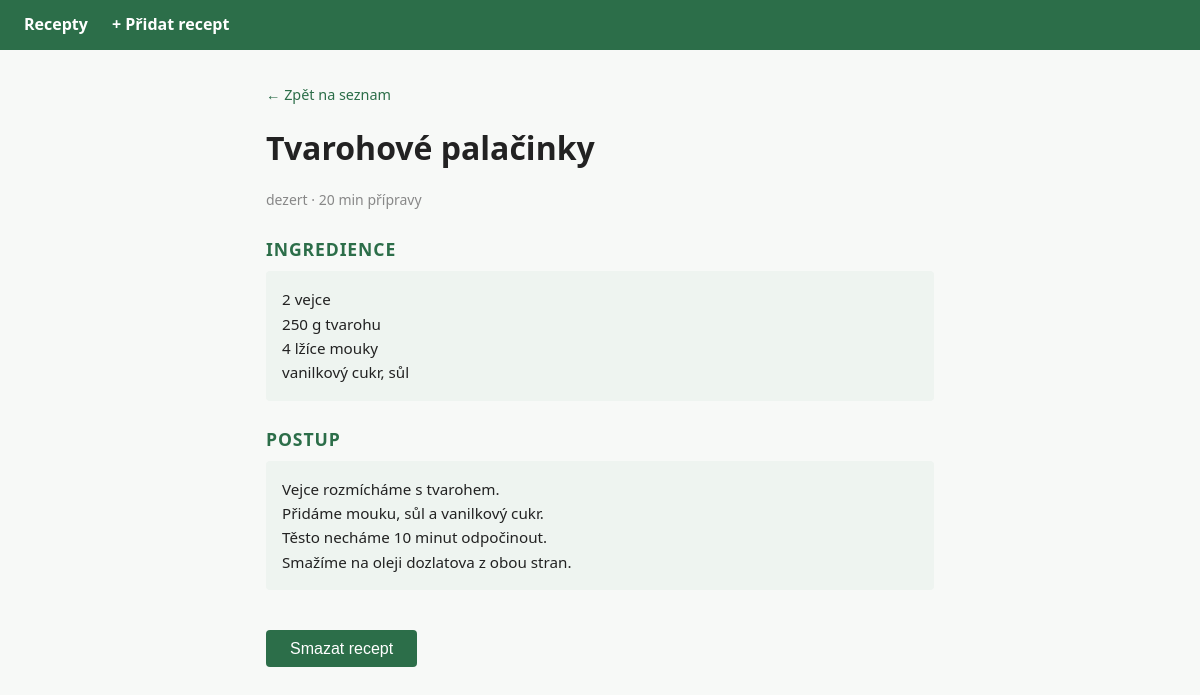
Screenshot of /detail.php?id=3 with the database file from the repository.
### tables this page shows
CREATE TABLE recepty (
        id          INTEGER PRIMARY KEY AUTOINCREMENT,
        nazev       TEXT    NOT NULL,
        kategorie   TEXT    NOT NULL,
        ingredience TEXT    NOT NULL,
        postup      TEXT    NOT NULL,
        cas         INTEGER NOT NULL
    );

### detail.php (the view, shortened to what this page needs)
<?php
$id = (int)($_GET['id'] ?? 0);
$db = getDb();
$stmt = $db->prepare("SELECT * FROM recepty WHERE id = ?");
$stmt->execute([$id]);
$r = $stmt->fetch();
?>
<!DOCTYPE html>
<html lang="cs">
<head>
    <link rel="stylesheet" href="style.css">
</head>
<body>
<nav>
    <a href="index.php">Recepty</a>
    <a href="pridat.php">+ Přidat recept</a>
</nav>
<main>
    <a href="index.php" class="zpet">← Zpět na seznam</a>
    <h1><?= htmlspecialchars($r['nazev']) ?></h1>
    <p class="meta"><?= htmlspecialchars($r['kategorie']) ?> · <?= $r['cas'] ?> min přípravy</p>
    <h2>Ingredience</h2>
    <pre><?= htmlspecialchars($r['ingredience']) ?></pre>
    <h2>Postup</h2>
    <pre><?= htmlspecialchars($r['postup']) ?></pre>
    <form method="post" onsubmit="return confirm('Opravdu smazat recept?')">
        <button type="submit" name="smazat" class="btn-smazat">Smazat recept</button>
    </form>
</main>
</body>
</html>

### style.css (style rules this page uses)
* { box-sizing: border-box; margin: 0; padding: 0; }
body { font-family: system-ui, sans-serif; background: #f7f9f7; color: #222; line-height: 1.6; }
nav { background: #2c6e49; padding: 0.75rem 1.5rem; display: flex; gap: 1.5rem; align-items: center; }
nav a { color: #fff; text-decoration: none; font-weight: 600; }
main { max-width: 700px; margin: 2rem auto; padding: 0 1rem; }
h1 { margin-bottom: 1rem; }
h2 { margin: 1.5rem 0 0.5rem; color: #2c6e49; font-size: 1.1rem; text-transform: uppercase; letter-spacing: 0.05em; }
.meta { color: #888; font-size: 0.875rem; }
pre { background: #eef4f0; padding: 1rem; border-radius: 4px; white-space: pre-wrap; font-family: inherit; font-size: 0.95rem; }
.zpet { display: inline-block; margin-bottom: 1rem; color: #2c6e49; text-decoration: none; font-size: 0.9rem; }
form { display: flex; flex-direction: column; gap: 1rem; margin-top: 0.5rem; }
button[type="submit"] { padding: 0.6rem 1.5rem; background: #2c6e49; color: #fff; border: none; border-radius: 4px; font-size: 1rem; cursor: pointer; width: fit-content; }
.btn-smazat { padding: 0.5rem 1rem; background: #c0392b; color: #fff; border: none; border-radius: 4px; font-size: 0.9rem; cursor: pointer; margin-top: 2rem; }

### rows the page displays
recepty: nazev "Tvarohové palačinky", kategorie "dezert", cas "20", ingredience "2 vejce 250 g tvarohu 4 lžíce mouky vanilkový cukr, sůl", postup "Vejce rozmícháme s tvarohem. Přidáme mouku, sůl a vanilkový cukr. Těsto necháme 10 minut odpočinout. Smažíme na oleji dozlatova z obou stran."
